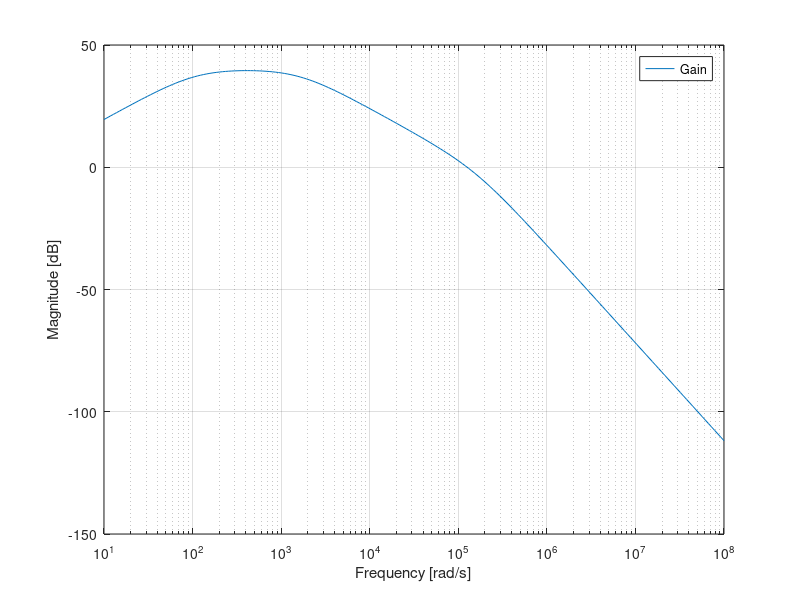
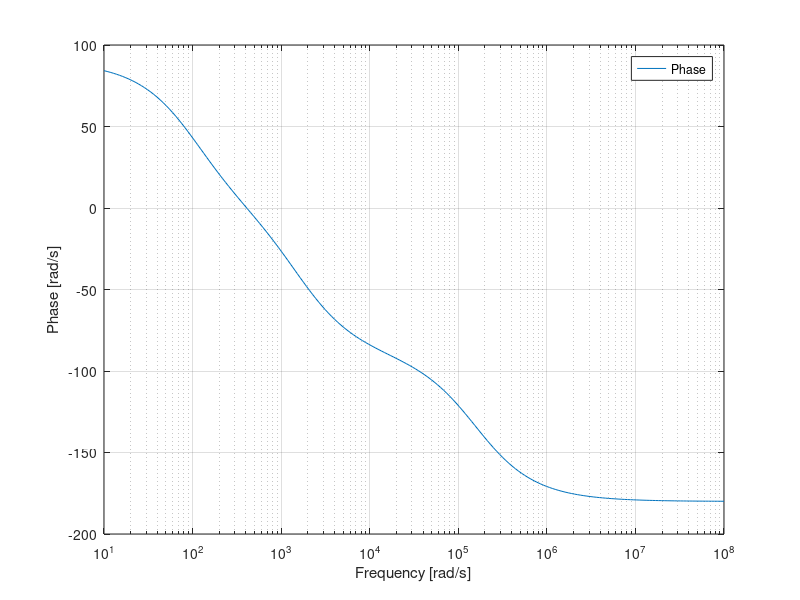

These figures' MATLAB source, in order:



f = logspace(1, 8, 200);





C1=1.5*10^-6;
R1=1000;
R2=1000;
R3=100000;



Gain = 1 + (R3 / R2)

for i = 1:200


s(i) = 2*pi*f(i)*j
Tf(i) = Gain * ((R1 * C1 * s(i)) / (1 + (R1 * C1 * s(i)))) * ( 1e10 / ((s(i) + 1e4) * (s(i) + 1e6)))
Tf_abs(i)=20*log10(Tf(i));
Tf_fas(i)=arg(Tf(i))*180/pi;
endfor

b3 = figure ();
semilogx(f, Tf_abs,"-;Gain;");
xlabel ("Frequency [rad/s]");
ylabel ("Magnitude [dB]");
grid on;
print (b3, "b3.eps", "-depsc");

b4 = figure ();
semilogx(f, Tf_fas,"-;Phase;");
xlabel ("Frequency [rad/s]");
ylabel ("Phase [rad/s]");
grid on;
print (b4, "b4.eps", "-depsc");

